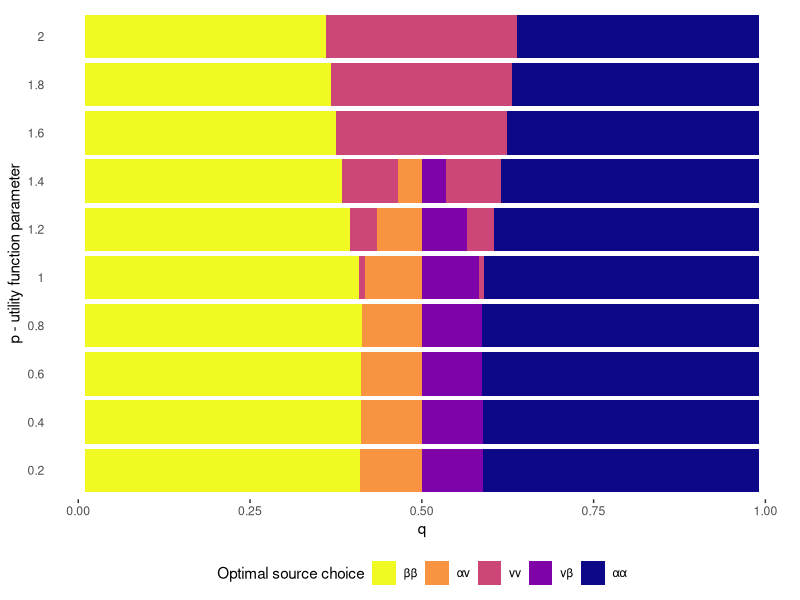

Write R code to recreate this figure.
library(dplyr)
library(purrr)
library(ggplot2)

# --------------------------------------------------
# Parameters
# --------------------------------------------------

e <- 0.8
e_nu <- 0.3
n <- 2

p_values <- seq(0.2, 2, by = 0.2)

q_values <- seq(0.01, 0.99, by = 0.0005)

# --------------------------------------------------
# Utility
# --------------------------------------------------

util <- function(belief, p) {
  2^(p-1) * abs(belief - 0.5)^p + 0.5
}

# --------------------------------------------------
# Objective function
# --------------------------------------------------

objective_function <- function(k_alpha, k_beta, k_nu,
                               q, e, e_nu, p) {
  
  total <- (1 - e^k_alpha)*(1 - q) +
    (1 - e^k_beta)*q
  
  sum_term <- 0
  
  for (k_nuA in 0:k_nu) {
    
    A <- e^k_beta * q *
      e_nu^(k_nu - k_nuA) *
      (1 - e_nu)^k_nuA
    
    B <- e^k_alpha * (1 - q) *
      e_nu^k_nuA *
      (1 - e_nu)^(k_nu - k_nuA)
    
    belief <- A / (A + B)
    
    sum_term <- sum_term +
      choose(k_nu, k_nuA) *
      (A + B) *
      util(belief, p)
  }
  
  total + sum_term
}

# --------------------------------------------------
# Feasible allocations
# --------------------------------------------------

k_grid <- expand.grid(
  k_alpha = 0:n,
  k_beta  = 0:n,
  k_nu    = 0:n
) %>%
  filter(k_alpha + k_beta + k_nu == n)

# --------------------------------------------------
# Solve maximization
# --------------------------------------------------

solve_maximization <- function(q, e, e_nu, p) {
  
  vals <- pmap_dbl(
    k_grid,
    ~ objective_function(..1, ..2, ..3,
                         q, e, e_nu, p)
  )
  
  best <- k_grid[which.max(vals), ]
  
  paste0(
    strrep("α", best$k_alpha),
    strrep("ν", best$k_nu),
    strrep("β", best$k_beta)
  )
}

# --------------------------------------------------
# Compute optimal choices
# --------------------------------------------------

results <- expand.grid(
  p = p_values,
  q = q_values
)

results$result <- pmap_chr(
  results,
  ~ solve_maximization(
    q = ..2,
    e = e,
    e_nu = e_nu,
    p = ..1
  )
)
levels_order <- c("ββ","αν","νν","νβ","αα")
results$result <- factor(results$result, levels = levels_order)

# --------------------------------------------------
# Plot
# --------------------------------------------------

ggplot(results,
       aes(x = q,
           y = factor(p),
           fill = result)) +
  
  geom_tile(height = 0.9) +
  
  labs(
    x = "q",
    y = "p - utility function parameter"
   
  ) +
  
  scale_x_continuous(
    breaks = c(0,0.25,0.5,0.75,1)
  ) +
  scale_fill_viridis_d(option = "plasma", direction = -1) +
  labs(fill="Optimal source choice") + 
  theme(panel.grid.major = element_blank(), panel.grid.minor = element_blank(),
        panel.background = element_blank()) +
  theme(
    legend.position = "bottom",
    axis.ticks.y = element_blank(),  # Remove y-axis ticks
    axis.line.y = element_blank() ,   # Remove y-axis line
  ) 
